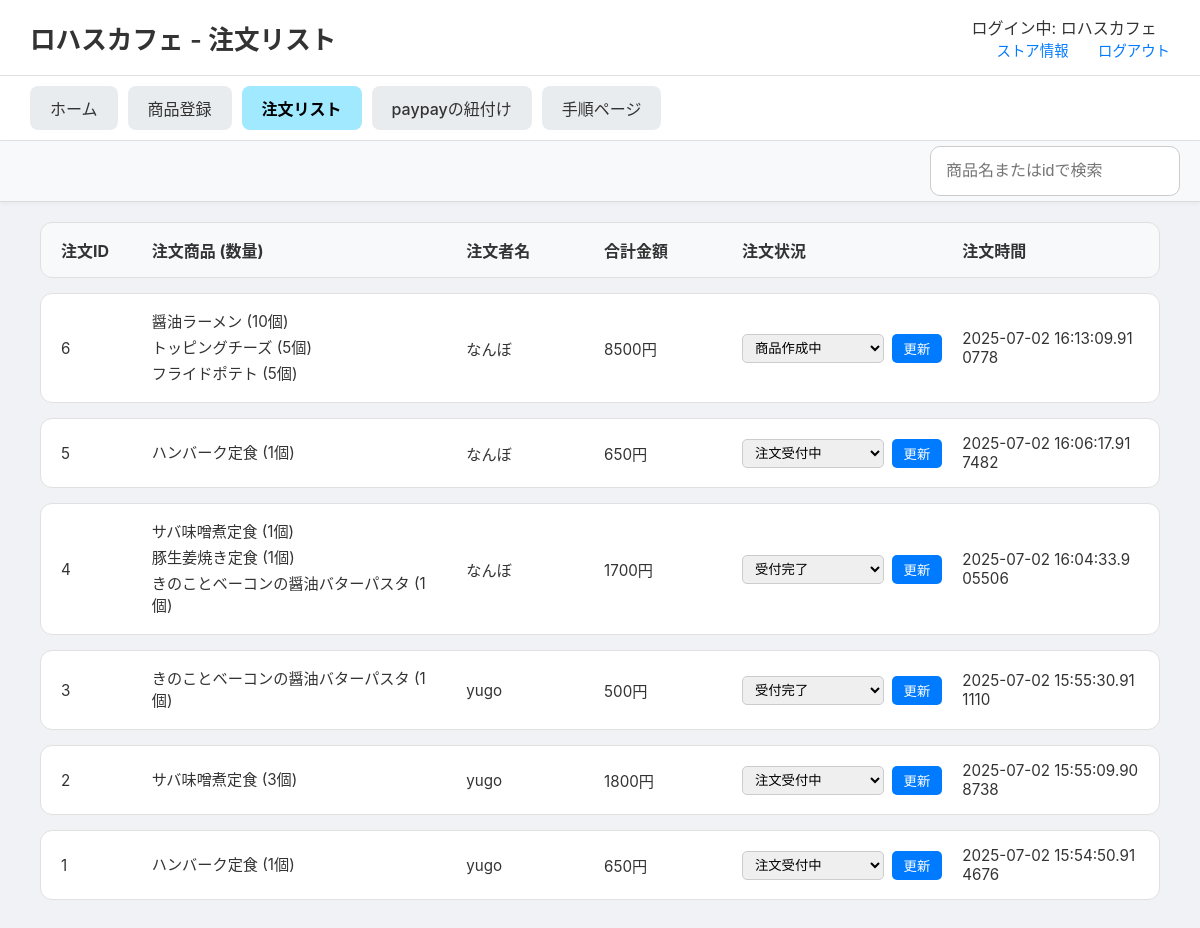
The app's page /stores/order-list (signed in), older data.
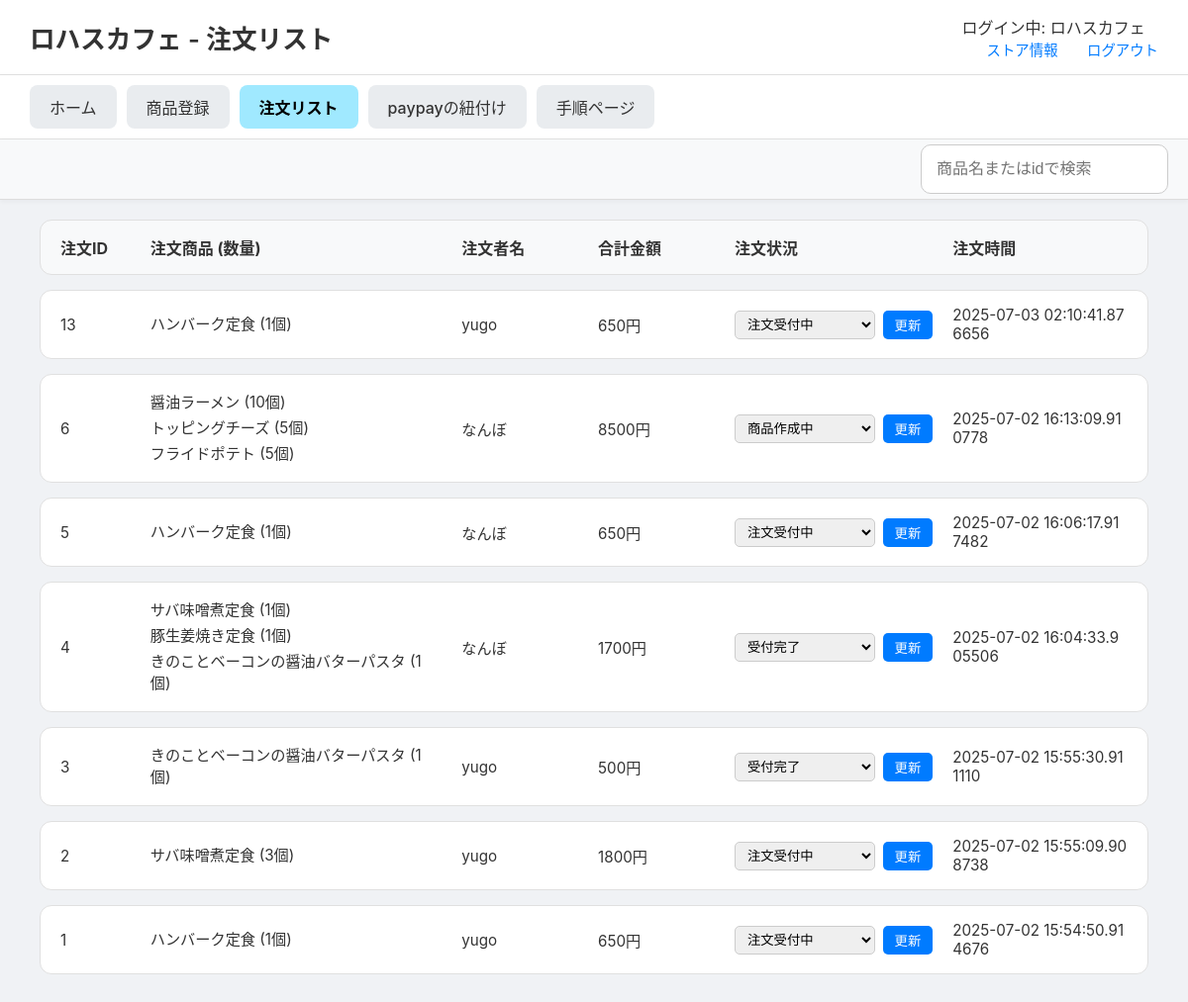
The same page, newer data.
### tables this page shows
CREATE TABLE order_items (
    order_item_id INTEGER PRIMARY KEY AUTOINCREMENT,
    order_id INTEGER NOT NULL,
    menu_id INTEGER NOT NULL,
    quantity INTEGER NOT NULL DEFAULT 1,
    price_at_order INTEGER NOT NULL, 
    FOREIGN KEY (order_id) REFERENCES orders(order_id),
    FOREIGN KEY (menu_id) REFERENCES menus(menu_id)
);

CREATE TABLE menus (
    menu_id INTEGER PRIMARY KEY AUTOINCREMENT,
    store_id INTEGER, -- NOT NULL制約を削除し、NULLを許容
    menu_name TEXT NOT NULL,
    category TEXT NOT NULL,
    price INTEGER NOT NULL,
    soldout INTEGER NOT NULL DEFAULT 0,
    FOREIGN KEY (store_id) REFERENCES store(store_id)
);

CREATE TABLE users_table (
    id INTEGER PRIMARY KEY AUTOINCREMENT,
    u_name TEXT NOT NULL,
    email TEXT UNIQUE NOT NULL,
    password_hash TEXT NOT NULL,
    created_at TIMESTAMP DEFAULT CURRENT_TIMESTAMP
);

CREATE TABLE orders (
    order_id INTEGER PRIMARY KEY AUTOINCREMENT,
    user_id INTEGER NOT NULL,
    store_id INTEGER NOT NULL,
    status TEXT DEFAULT '注文受付中' CHECK (
        status IN (
            '注文受付中', '受付完了', '商品作成中', '作成直前', '受け取り待ち', 'completed', 'canceled'
        )
    ),
    datetime DATETIME NOT NULL,
    payment_method TEXT CHECK (payment_method IN ('PayPay')),
    total_amount INTEGER NOT NULL,
    FOREIGN KEY (user_id) REFERENCES users(user_id),
    FOREIGN KEY (store_id) REFERENCES store(store_id)
);

### routes/stores_detail/stores_detail.py (the view)
@stores_detail_bp.route('/order-list')
def order_list():
    store_id = session.get('store_id')
    store_name = session.get('store_name', 'ゲスト')
    conn = get_db_connection()
    query = """
        SELECT
            o.order_id, o.datetime, o.total_amount, o.status,
            u.u_name, m.menu_name, oi.quantity, oi.price_at_order
        FROM orders AS o
        JOIN order_items AS oi ON o.order_id = oi.order_id
        JOIN menus AS m ON oi.menu_id = m.menu_id
        JOIN users_table AS u ON o.user_id = u.id
        WHERE o.store_id = ?
        ORDER BY o.datetime DESC;
    """
    orders_raw = conn.execute(query, (store_id,)).fetchall()
    conn.close()
    orders_dict = {}
    for row in orders_raw:
        order_id = row['order_id']
        if order_id not in orders_dict:
            orders_dict[order_id] = {
                'id': order_id, 'datetime': row['datetime'], 'status': row['status'],
                'user_name': row['u_name'], 'total_amount': row['total_amount'],
                'items_list': [] # ★★★ キー名を'items'から'items_list'に変更 ★★★
            }
        orders_dict[order_id]['items_list'].append({
            'name': row['menu_name'], 'quantity': row['quantity'], 'price': row['price_at_order']
        })
    orders_list = list(orders_dict.values())
    return render_template('stores_detail/order_list.html', orders=orders_list, store_name=store_name)

### routes/stores_detail/stores_detail.py (called while the page is built)
def get_db_connection():
    db_path = os.path.join(os.path.dirname(__file__), '..', '..', 'app.db')
    conn = sqlite3.connect(db_path)
    conn.row_factory = sqlite3.Row  # 行を辞書形式で取得
    return conn

### templates/stores_detail/order_list.html (shortened to what this page needs)
<!DOCTYPE html>
<html lang="ja">
<head>
    <link rel="stylesheet" href="{{ url_for('static', filename='css/stores_detail.css') }}">
</head>
<body>
    <header class="site-header">
        <h1>{{ store_name }} - 注文リスト</h1>
        <div class="header-links">
            <div class="store-name">ログイン中: {{ store_name if store_name else 'ゲスト' }}</div>
            <a href="{{ url_for('stores_detail.store_info') }}">ストア情報</a>
            <a href="{{ url_for('general.explamation') }}">ログアウト</a>
        </div>
    </header>
    <nav class="main-nav">
        <ul>
            <li><a href="{{ url_for('stores_detail.store_home') }}" >ホーム</a></li>
            <li><a href="{{ url_for('stores_detail.menu_registration') }}">商品登録</a></li>
            <li><a href="{{ url_for('stores_detail.order_list') }}" class="active">注文リスト</a></li>
            <li><a href="{{ url_for('stores_detail.paypay_linking') }}">paypayの紐付け</a></li>
            <li><a href="{{ url_for('stores_detail.procedure') }}">手順ページ</a></li>
        </ul>
    </nav>
    <div class="sub-navigation">
        <input type="search" id="order-search" placeholder="商品名またはidで検索" />
    </div>
    <main class="main-content">
        <div class="order-list-container">
            <div class="order-header">
                <div>注文ID</div>
                <div>注文商品 (数量)</div>
                <div>注文者名</div>
                <div>合計金額</div>
                <div>注文状況</div>
                <div>注文時間</div>
            </div>
            {% for order in orders %}
            <div class="order-item">
                <div>{{ order.id }}</div>
                <div>
                    <ul>
                    {% for item in order.items_list %}
                        <li>{{ item.name }} ({{ item.quantity }}個)</li>
                    {% endfor %}
                    </ul>
                </div>
                <div>{{ order.user_name }}</div>
                <div>{{ order.total_amount }}円</div>
                <div>
                    <form action="{{ url_for('stores_detail.update_order_status', order_id=order.id) }}" method="post">
                        <select name="status">
                            {% for s in ['注文受付中', '受付完了', '商品作成中', '作成直前', '受け取り待ち'] %}
                                <option value="{{ s }}" {% if order.status == s %}selected{% endif %}>{{ s }}</option>
                            {% endfor %}
                        </select>
                        <button type="submit">更新</button>
                    </form>
                </div>
                <div>{{ order.datetime }}</div>
            </div>
            {% else %}
            <div class="order-item no-orders">
                <p>現在、新しい注文はありません。</p>
            </div>
            {% endfor %}
        </div>
    </main>
</body>
</html>

### static/css/stores_detail.css (style rules this page uses)
body { font-family: -apple-system, BlinkMacSystemFont, "Segoe UI", Roboto, "Hiragino Sans", "Noto Sans CJK JP", "Yu Gothic", sans-serif; margin: 0; background-color: #f0f2f5; color: #333; }
.site-header { display: flex; justify-content: space-between; align-items: center; padding: 15px 30px; background-color: #ffffff; border-bottom: 1px solid #e0e0e0; }
.site-header h1 { font-size: 1.6em; margin: 0; font-weight: 600; }
.header-links a { margin-left: 25px; text-decoration: none; color: #007bff; font-size: 0.9em; font-weight: 500; }
.main-nav { background-color: #ffffff; padding: 10px 30px; border-bottom: 1px solid #e0e0e0; box-shadow: 0 2px 4px rgba(0,0,0,0.05); }
.main-nav ul { display: flex; list-style: none; margin: 0; padding: 0; gap: 10px; }
.main-nav a { display: block; padding: 10px 20px; text-decoration: none; color: #333; background-color: #e9ecef; border-radius: 8px; font-weight: 500; transition: background-color 0.2s; }
.main-nav a.active { background-color: #a0e9ff; color: #000; font-weight: bold; }
.main-content { padding: 20px 40px 40px 40px; }
.order-list-container { display: flex; flex-direction: column; gap: 15px; }
.order-header, .order-item { display: grid; grid-template-columns: 0.6fr 2.5fr 1fr 1fr 1.7fr 1.5fr; gap: 20px; align-items: center; padding: 15px 20px; border: 1px solid #e0e0e0; border-radius: 12px; background-color: #ffffff; }
.order-header { background-color: #f8f9fa; font-weight: bold; color: #333; }
.order-item > div { font-size: 0.95em; color: #333; word-break: break-all; }
.order-item ul { list-style: none; padding: 0; margin: 0; }
.order-item ul li { margin-bottom: 4px; }
.order-item form { display: flex; gap: 8px; align-items: center; }
.order-item select { padding: 5px 8px; border-radius: 5px; border: 1px solid #ccc; flex-grow: 1; }
.order-item button { padding: 5px 12px; border: none; background-color: #007bff; color: white; border-radius: 5px; cursor: pointer; transition: background-color 0.2s ease; }
.sub-navigation { display: flex; justify-content: flex-start; gap: 15px; background-color: #f8f9fa; padding: 5px 20px; border-bottom: 1px solid #ddd; box-shadow: 0 2px 4px rgba(0,0,0,0.04); position: sticky; top: 0; z-index: 1000; }
.sub-navigation input[type="search"] { width: 250px; padding: 15px; font-size: 1.0em; border: 1px solid #ccc; border-radius: 10px; box-sizing: border-box; margin-left: auto; }

Row changes from the older to the newer data that the page shows:
added order_items: id "13", name "ハンバーク定食", quantity "1", user_name "yugo", total_amount "650", status "注文受付中", datetime "2025-07-03 02:10:41.876656"
